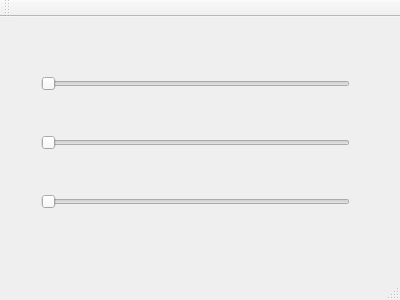
<?xml version="1.0" encoding="UTF-8"?>
<ui version="4.0">
 <class>MainWindow</class>
 <widget class="QMainWindow" name="MainWindow">
  <property name="geometry">
   <rect>
    <x>0</x>
    <y>0</y>
    <width>400</width>
    <height>300</height>
   </rect>
  </property>
  <property name="windowTitle">
   <string>MainWindow</string>
  </property>
  <widget class="QWidget" name="centralWidget">
   <widget class="QWidget" name="">
    <property name="geometry">
     <rect>
      <x>30</x>
      <y>10</y>
      <width>331</width>
      <height>231</height>
     </rect>
    </property>
    <layout class="QVBoxLayout" name="verticalLayout">
     <item>
      <widget class="QSlider" name="horizontalSlider_2">
       <property name="orientation">
        <enum>Qt::Horizontal</enum>
       </property>
      </widget>
     </item>
     <item>
      <widget class="QSlider" name="horizontalSlider">
       <property name="orientation">
        <enum>Qt::Horizontal</enum>
       </property>
      </widget>
     </item>
     <item>
      <widget class="QSlider" name="horizontalSlider_3">
       <property name="orientation">
        <enum>Qt::Horizontal</enum>
       </property>
      </widget>
     </item>
    </layout>
   </widget>
  </widget>
  <widget class="QMenuBar" name="menuBar">
   <property name="geometry">
    <rect>
     <x>0</x>
     <y>0</y>
     <width>400</width>
     <height>21</height>
    </rect>
   </property>
  </widget>
  <widget class="QToolBar" name="mainToolBar">
   <attribute name="toolBarArea">
    <enum>TopToolBarArea</enum>
   </attribute>
   <attribute name="toolBarBreak">
    <bool>false</bool>
   </attribute>
  </widget>
  <widget class="QStatusBar" name="statusBar"/>
 </widget>
 <layoutdefault spacing="6" margin="11"/>
 <resources/>
 <connections/>
</ui>
